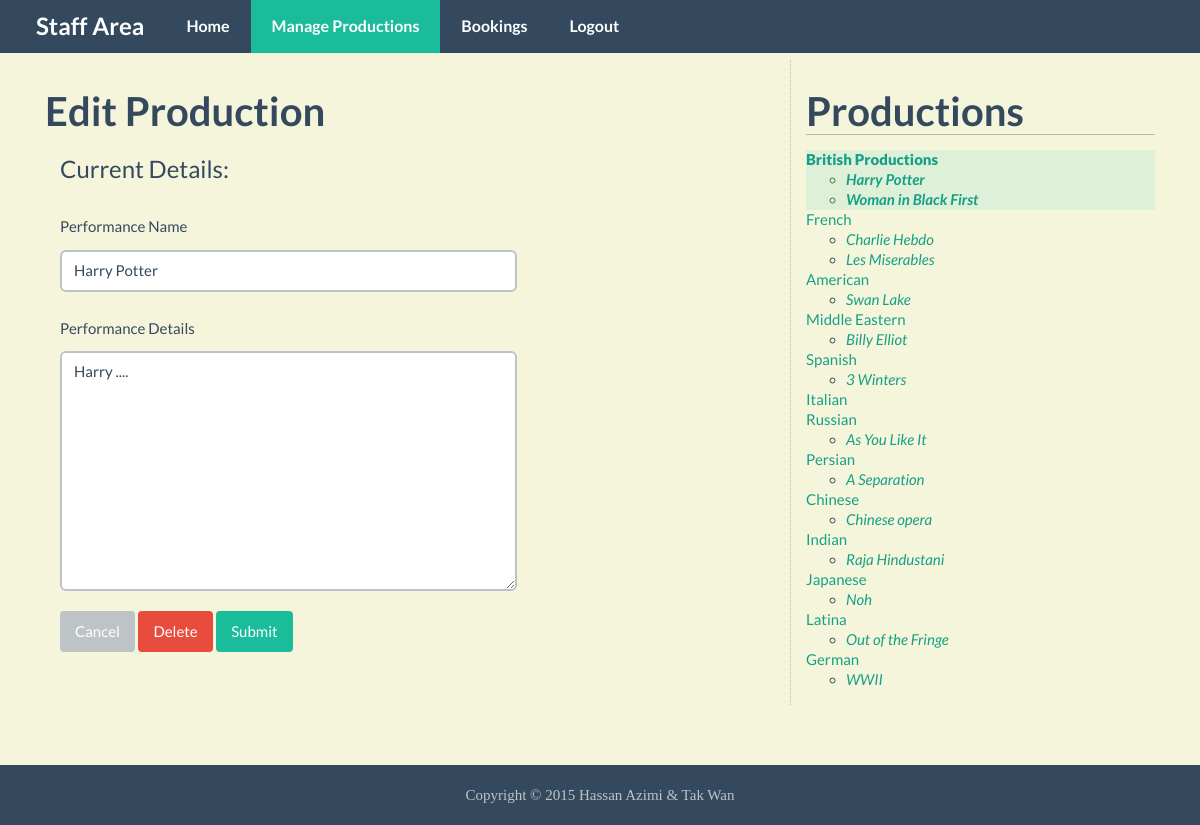
The app's page /edit_performance.php?performance=16 (signed in) with its own data.
### tables this page shows
CREATE TABLE IF NOT EXISTS `Performance` (
`performance_id` int(11) NOT NULL,
  `production_id` int(11) NOT NULL,
  `performance_name` varchar(50) NOT NULL,
  `details` text
);

CREATE TABLE IF NOT EXISTS `Production` (
`production_id` int(11) NOT NULL,
  `production_name` varchar(50) NOT NULL,
  `production_type` varchar(20) DEFAULT NULL
);

### public/edit_performance.php (the view, shortened to what this page needs)
<?php require_once("../includes/db_connection.php"); ?>
<?php require_once("../includes/functions.php"); ?>
<?php find_selected_performance(); ?>
<?php include("../includes/layouts/header.php"); ?>
	<nav class="navbar navbar-inverse navbar-fixed-top">
		<section class="container">
			<div class="navbar-header">
				<a class="navbar-brand" href="staff.php">Staff Area</a>
			</div>
			<div id="navbar" class="collapse navbar-collapse">
				<ul class="nav navbar-nav">
					<li><a href="staff.php">Home</a></li>
					<li class="active"><a href="manage_content.php">Manage Productions</a></li>
					<li><a href="bookings.php">Bookings</a></li>
					<li><a href="logout.php">Logout</a></li>
			</div>
		</section>
	</nav>
	<section class="container">
		<section class="main col-lg-8">
			<h3>Edit Production</h3>
			<form action="edit_performance.php?performance=<?php echo urldecode($current_performance["performance_id"]) ?>" method="POST" role="form">
				<fieldset class="col-lg-8">
					<legend>Current Details:</legend>
					<div class="form-group">
						<label for="name">Performance Name</label>
						<input type="text" class="form-control" name="name" id="name" value="<?php echo htmlentities($current_performance["performance_name"]); ?>" placeholder="Production Name" maxlength="50" required>
					</div>
					<div class="form-group">
						<label for="details">Performance Details</label>
						<textarea class="form-control" name="details" id="details" cols="30" rows="10" placeholder="Performance Details"><?php echo htmlentities($current_performance["details"]); ?></textarea>
					</div>
					<a href="manage_content.php?performance=<?php echo urldecode($current_performance["performance_id"]); ?>" class="btn btn-default">Cancel</a>
					<a href="delete_performance.php?performance=<?php echo urldecode($current_performance["performance_id"]); ?>" class="btn btn-danger">Delete</a>
					<button type="submit" name="submit" class="btn btn-primary">Submit</button>
				</fieldset>
			</form>
		</section>
		<section class="sidebar col-lg-4">
			<h3>Productions</h3>
			<?php echo navigation($current_performance, $current_performance); ?>
		</section>
	</section>
<?php include("../includes/layouts/footer.php"); ?>

### includes/functions.php (shortened to what this page needs)
<?php
function find_all_productions() {
	global $connection;
	$query          = "SELECT * FROM Production ORDER BY production_id ASC";
	$production_set = mysqli_query($connection, $query);
	return $production_set;
}
function find_performances_for_production($production_id) {
	global $connection;
	$safe_production_id = mysqli_real_escape_string($connection, $production_id);
	$query              = "SELECT * FROM Performance WHERE production_id = {$safe_production_id} ORDER BY performance_name ASC";
	$performance_set    = mysqli_query($connection, $query);
	return $performance_set;
}
function find_performance_by_id($performance_id) {
	global $connection;
	$safe_performance_id = mysqli_real_escape_string($connection, $performance_id);
	$query               = "SELECT * FROM Performance WHERE performance_id = {$safe_performance_id} LIMIT 1";
	$performance_set     = mysqli_query($connection, $query);
	if($performance = mysqli_fetch_assoc($performance_set)) {
		return $performance;
	} else {
		return NULL;
	}
}
function navigation($production_array, $performance_array) {
	$output         = "<ul class='list-unstyled'>";
	$production_set = find_all_productions();
	while($production = mysqli_fetch_assoc($production_set)) {
		$output .= "<li";
		if($production_array && $production["production_id"] == $production_array["production_id"]) {
			$output .= " class='selected alert-success'";
		}
		$output .= ">";
		$output .= "<a href='manage_content.php?production=";
		$output .= urlencode($production["production_id"]);
		$output .= "'>";
		$output .= htmlentities($production["production_name"]);
		$output .= "</a>";
		$performance_set = find_performances_for_production($production["production_id"]);
		$output .= "<ul>";
		while($performance = mysqli_fetch_assoc($performance_set)) {
			$output .= "<li";
			if($performance_array && $performance["performance_id"] == $performance_array["performance_id"]) {
				$output .= " class='selected alert-success'";
			}
			$output .= ">";
			$output .= "<a href='manage_content.php?performance=";
			$output .= urlencode($performance["performance_id"]);
			$output .= "'>";
			$output .= htmlentities($performance["performance_name"]);
			$output .= "</a></li>";
		}
		$output .= "</ul></li>";
	}
	$output .= "</ul>";
	return $output;
}
function find_selected_performance() {
	if(isset($_GET["production"])) {
		$current_production  = find_production_by_id($_GET["production"]);
		$current_performance = NULL;
	} elseif(isset($_GET["performance"])) {
		$current_performance = find_performance_by_id($_GET["performance"]);
	} else {
		$current_production  = NULL;
		$current_performance = NULL;
	}
}

### public/css/custom.css (style rules this page uses)
html { position : relative; min-height : 100%; }
body { margin-bottom : 60px; background-color : #F5F5DC; }
body > .container { padding : 60px 15px; }
.sidebar { border-left : 1px dotted #BDBD89; }
.sidebar h3 { border-bottom : 1px solid #BDBD89; }
textarea { resize : vertical; }
.selected { font-weight : 900; }
ul, li { line-height : 20px; font-size : 15px; }
ul > li > ul > li { font-style : italic; }

### records on screen
performance: name "Harry Potter", details "Harry ....", value "Harry Potter"
production: value "British Productions"
performance: value "Woman in Black First"
production: value "French"
performance: value "Charlie Hebdo"
performance: value "Les Miserables"
production: value "American"
performance: value "Swan Lake"
production: value "Middle Eastern"
performance: value "Billy Elliot"
production: value "Spanish"
performance: value "3 Winters"
production: value "Italian"
production: value "Russian"
performance: value "As You Like It"
production: value "Persian"
performance: value "A Separation"
production: value "Chinese"
performance: value "Chinese opera"
production: value "Indian"
performance: value "Raja Hindustani"
production: value "Japanese"
performance: value "Noh"
production: value "Latina"
performance: value "Out of the Fringe"
production: value "German"
performance: value "WWII"
